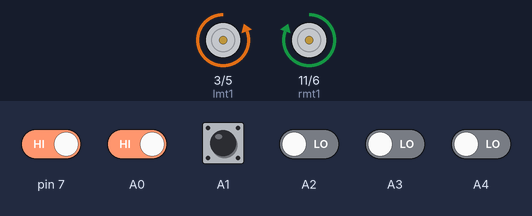
A sketch run on a simulated Arduino Uno, built with avr-gcc and run on an emulated ATmega328P. Parts: motor-driver pin pairs drawn as motors (green arrow = first pin HIGH = forward, orange = second pin HIGH = backward, longer = more drive). The test bench sets the inputs (shaded band); at power-on: A0, A1, pin 7 HIGH, A2–4 LOW.

Above: at 1.2 s.
1.3 s: A0 driven LOW
At 2.05 s:
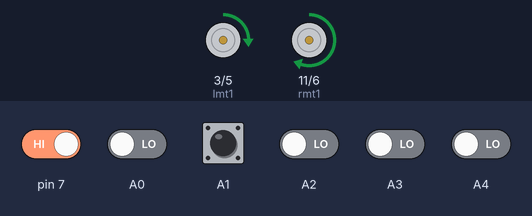
Timing chart, 0 to 1.9 s (numbered marks = the images above; inputs shaded):
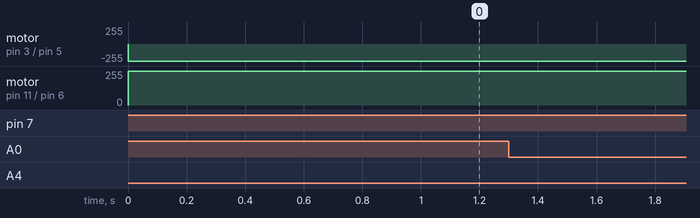

The sketch:

pid_with_90degree_turn.1.ino
```cpp
float kp = 0.8, ki = 0.68, kd = 1;
float p = 0, i = 0, d = 0; //will differ, change the values according to the arena
float pid;
int e = 0, pe = 0;
int lmt1 = 3, lmt2 = 5, rmt1 = 11, rmt2 = 6; // change these values if the motors are going reverse
int init_speed = 100;
int lmsv, lsv, csv, rsv, rmsv;
int lmspeed;
int rmspeed;
int s1, s2;
int xval = 0, yval = 0;

void setup() {
  pinMode(6, INPUT);
  pinMode(7, INPUT);

  pinMode(A0, INPUT);
  pinMode(A1, INPUT);
  pinMode(A2, INPUT);
  pinMode(A3, INPUT);
  pinMode(A4, INPUT);

  pinMode(lmt1, OUTPUT);
  pinMode(lmt2, OUTPUT);
  pinMode(rmt1, OUTPUT);
  pinMode(rmt2, OUTPUT);
}

void loop() {
  s1 = digitalRead(6);
  s2 = digitalRead(7);

  lmsv = digitalRead(A0);
  lsv = digitalRead(A1);
  csv = digitalRead(A2);
  rsv = digitalRead(A3);
  rmsv = digitalRead(A4);

  if (s1 == 0 && s2 == 0) {
    xval = 1;
    yval = 0;
    while (1) {
      lmsv = digitalRead(A0);
      lsv = digitalRead(A1);
      csv = digitalRead(A2);
      rsv = digitalRead(A3);
      rmsv = digitalRead(A4);

      if (lmsv == xval && rmsv == xval) {
        sense();
        pid_val();
        mcontrol();
      }

      else if (lmsv == yval && rmsv == xval) {
        analogWrite(lmt1, 0);
        analogWrite(lmt2, 255);
        analogWrite(rmt1, 255);
        analogWrite(rmt2, 0);
      }

      else if (lmsv == xval && rmsv == yval) {
        analogWrite(lmt1, 255);
        analogWrite(lmt2, 0);
        analogWrite(rmt1, 0);
        analogWrite(rmt2, 255);
      }
    }
  }
  else {
    xval = 0;
    yval = 1;

    if (lmsv == xval && rmsv == xval) {
      sense();
      pid_val();
      mcontrol();
    }

    else if (lmsv == yval && rmsv == xval) {
      analogWrite(lmt1, 0);
      analogWrite(lmt2, 255);
      analogWrite(rmt1, 255);
      analogWrite(rmt2, 0);
    }

    else if (lmsv == xval && rmsv == yval) {
      analogWrite(lmt1, 255);
      analogWrite(lmt2, 0);
      analogWrite(rmt1, 0);
      analogWrite(rmt2, 255);
    }
  }
}


void sense() {
  lsv = digitalRead(A1);
  csv = digitalRead(A2);
  rsv = digitalRead(A3);

  if (lsv == yval && csv == xval && rsv == xval) {
    e = 2;
  }

  else  if (lsv == yval && csv == yval && rsv == xval) {
    e = 1;
  }

  else  if (lsv == xval && csv == yval && rsv == xval) {
    e = 0;
  }

  else  if (lsv == xval && csv == yval && rsv == yval) {
    e = -1;
  }

  else  if (lsv == xval && csv == xval && rsv == yval) {
    e = -2;
  }
  else  if (lsv == xval && csv == xval && rsv == xval) {
    if (e == -4) {
      e = -5;
    }
    else {
      e = 5;
    }
  }
}

void pid_val() {
  p = e;
  i = i + e;
  d = pe - e;

  pid = (kp * p) + (ki * i) + (kd * d);

  pe = e;
}


void mcontrol() {
  lmspeed = init_speed - pid;
  rmspeed = init_speed + pid;

  constrain(lmspeed, 0, 255);
  constrain(rmspeed, 0, 255);

  analogWrite(lmt1, lmspeed);
  analogWrite(rmt1, rmspeed);

  digitalWrite(lmt2, LOW);
  digitalWrite(rmt2, LOW);
}
```
